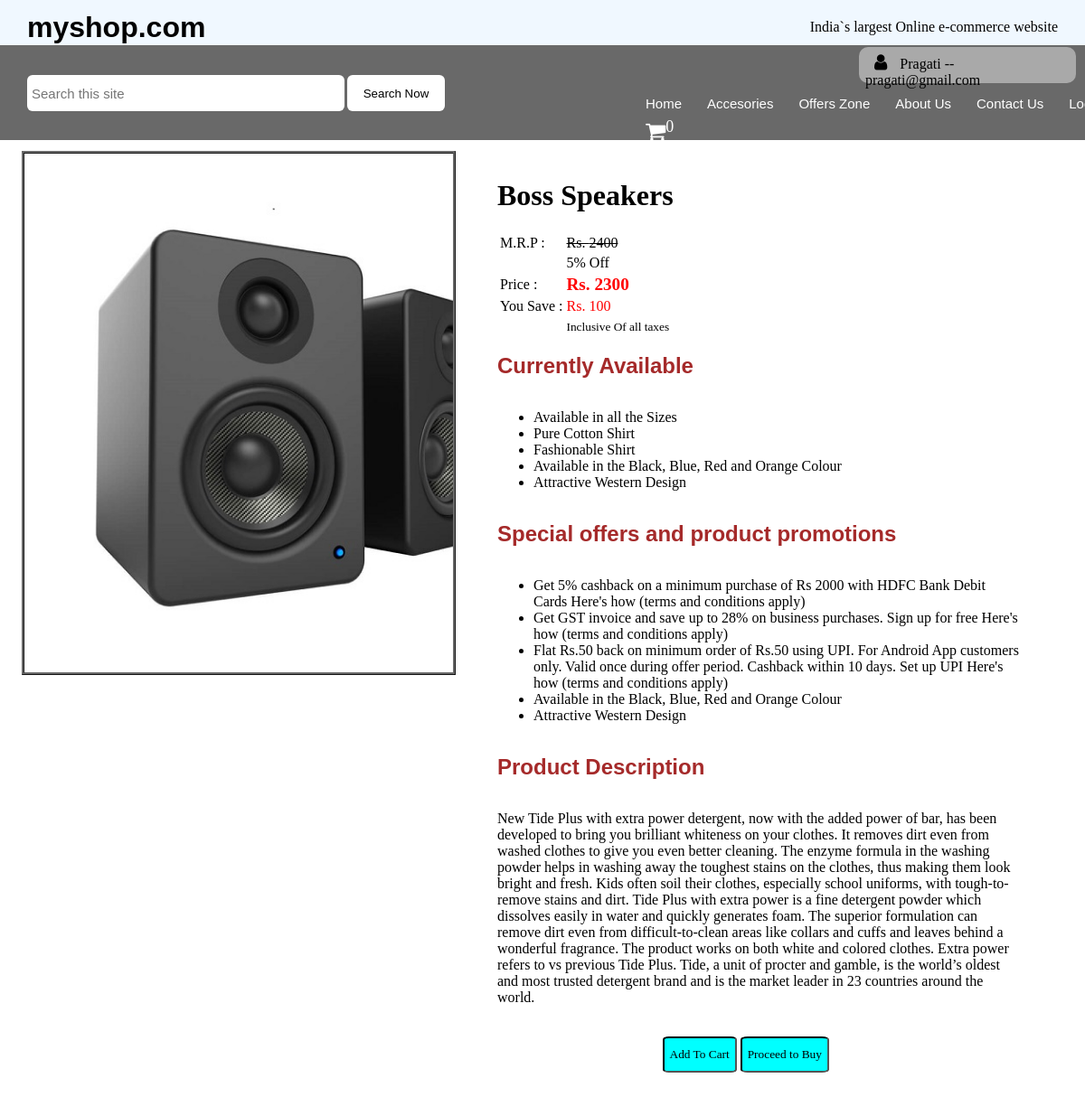
The app's page /productinfo.php?id=k1 (signed in) with its own data.
### tables this page shows
CREATE TABLE `logininfo` (
  `uname` varchar(50) NOT NULL,
  `emailadd` varchar(50) NOT NULL,
  `mobileno` bigint(15) NOT NULL,
  `location` varchar(50) NOT NULL,
  `pass` varchar(50) NOT NULL,
  `hashpass` varchar(100) NOT NULL
);

CREATE TABLE `productinfo` (
  `pid` varchar(10) NOT NULL,
  `pname` varchar(100) NOT NULL,
  `pmrp` float NOT NULL,
  `pprice` float NOT NULL,
  `psave` float NOT NULL,
  `off` int(5) NOT NULL,
  `pavailable` varchar(50) NOT NULL,
  `pla` varchar(300) NOT NULL,
  `plb` varchar(300) NOT NULL,
  `plc` varchar(300) NOT NULL,
  `pld` varchar(300) NOT NULL,
  `ple` varchar(300) NOT NULL,
  `pdesc` varchar(1000) NOT NULL,
  `pimgadd` varchar(50) NOT NULL
);

### productinfo.php (the view, shortened to what this page needs)
<?php
    $mysession = $_SESSION['emailadd'];
    $db = mysqli_connect("localhost", "root", "", "myshopdb");
    $sql = "SELECT * FROM logininfo WHERE emailadd='$mysession'";
    $records = mysqli_query($db, $sql);
    $details = mysqli_fetch_assoc($records);
?>
<?php
    $mysession1 = $_GET['id'];
    $db1 = mysqli_connect("localhost", "root", "", "myshopdb");
    $sql1 = "SELECT * FROM productinfo WHERE pid='$mysession1'";
    $records1 = mysqli_query($db1, $sql1);
    $details1 = mysqli_fetch_assoc($records1);
?>
<!DOCTYPE html>
<html>
<head>
<link rel="stylesheet" href="css2.css">
<link rel="stylesheet" href="https://cdnjs.cloudflare.com/ajax/libs/font-awesome/4.7.0/css/font-awesome.min.css">
</head>
<body>
<div id="outer-box">
<header>
<h1 id="brand-name">myshop.com</h1>
<p id="tag-lines">India`s largest Online e-commerce website</p>
</header>
<div id="white-space-header"></div>
<nav>
<div id="left-nav"><form>
<input type="search" name="search" id="search-box" placeholder="Search this site"/>
<input type="submit" value="Search Now" id="search-btn"/>
</form>
</div>
<div id="right-nav">
<div id="right-nav-upper">
    <i class="fa fa-user" style="font-size:20px; margin-right:10px; margin-left:10px;"></i>
    <?php echo $details['uname']; ?> -- <?php echo $details['emailadd']; ?>
</div>
<div id="menu">
 <ul>
    <li><a href="index.php">Home</a></li>
    <li><a href="access.php">Accesories</a></li>
    <li><a href="offer.php">Offers Zone</a></li>
    <li><a href="about.php">About Us</a></li>
    <li><a href="fcontact.php">Contact Us</a></li>
    <li><a href="logout.php">Logout</a></li>
    <li><a href="cart.php"><i class="fa fa-shopping-cart" style="font-size:24px"><span id="cartno"><sup>0</sup></span></i></a></li>
 </ul>
</div>
</div>
</nav>
<div id="white-space-nav"></div>
<div id="side-fix-div-photo"></div>
    <div id="product-desc-outer">
        <div id="product-name-div">
        <h1><?php echo $details1['pname'];  ?></h1>
        </div>
        <table>
        <tr>
        <td>M.R.P : </td>
        <td><strike>Rs. <?php echo $details1['pmrp'];  ?></strike></td>
        </tr>
        <tr>
        <td></td>
        <td><?php echo $details1['off'];  ?>% Off</td>
        </tr>
        <tr>
        <td>Price : </td>
        <td><big><b><font color="red">Rs. <?php echo $details1['pprice'];  ?></font></b></big></td>
        </tr>
        <tr>
        <td>You Save : </td>
        <td><font color="red">Rs. <?php echo $details1['psave'];  ?></font></td>
        </tr>
        <tr>
        <td></td>
        <td><small>Inclusive Of all taxes</small></td>
        </tr>
        </table>
        <br>
        <h2 id="avilablity"><?php echo $details1['pavailable'];  ?></h2>
        <br>
        <ul>
        <li><?php echo $details1['pla'];  ?></li>
        <li><?php echo $details1['plb'];  ?></li>
        <li><?php echo $details1['plc'];  ?></li>
        <li><?php echo $details1['pld'];  ?></li>
        <li><?php echo $details1['ple'];  ?></li>
        </ul>
        <br>
        <h2 id="avilablity">Special offers and product promotions</h2>
        <br>
        <ul>
        <li>Get 5% cashback on a minimum purchase of Rs 2000 with HDFC Bank Debit Cards Here's how (terms and conditions apply)</li>
        <li>Get GST invoice and save up to 28% on business purchases. Sign up for free Here's how (terms and conditions apply)</li>
        <li>Flat Rs.50 back on minimum order of Rs.50 using UPI. For Android App customers only. Valid once during offer period. Cashback within 10 days. Set up UPI Here's how (terms and conditions apply)</li>
        <li>Available in the Black, Blue, Red and Orange Colour</li>
        <li>Attractive Western Design</li>
        </ul>
        <br>
        <h2 id="avilablity">Product Description</h2>
        <br>
        <p><?php echo $details1['pdesc'];  ?>  </p>
        <br>
        <div id="fbtn">
        <button class="btn" onclick="cartadd()">Add To Cart</button>
        <button class="btn">Proceed to Buy</button>
        </div>
    </div>
</div>
</body>
</html>

### css2.css (style rules this page uses)
* { box-sizing: border-box; }
body { margin: 0px; padding: 0px; }
a { color:#323232; text-decoration:none; font-family:sans-serif; }
#outer-box { width: 100%; height: 700px; }
header { width:100%; height:50px; box-sizing:border-box; background-color: aliceblue; padding:5px; position: fixed; }
#white-space-header { width:100%; height:50px; box-sizing:border-box; padding:5px; }
#brand-name { float:left; padding:0; margin:0; font-family:sans-serif; margin-top:7px; margin-left:25px; }
#tag-lines { float:right; font-family:calibri; margin-right:25px; }
nav { width:100%; height:105px; z-index: 1; position: fixed; box-sizing:border-box; background-color: dimgrey; }
#left-nav { width:50%; height:105px; float: left; z-index: 1; box-sizing:border-box; background-color: dimgrey; padding:30px; }
#right-nav { width:50%; height:105px; z-index: 1; float: left; box-sizing:border-box; background-color: dimgrey; }
#right-nav-upper { width:40%; height:40px; z-index: 1; float: right; margin-top: 2px; margin-right: 10px; border-radius: 10px; background-color: darkgray; padding: 7px; }
#white-space-nav { width:100%; height:105px; box-sizing:border-box; padding:5px; }
#search-box { width:65%; height:40px; border-style:none; box-sizing:border-box; float:left; border-radius: 6px; padding:5px; font-size:15px; margin-top:3px; }
#search-btn { border-style:none; height:40px; width:20%; box-sizing:border-box; float:left; border-radius: 6px; margin-left:3px; background-color:white; margin-top:3px; }
#menu { width:100%; height:45px; margin-left:15%; float: left; }
#menu ul { display:block; list-style:none; padding:9px 0 0 10px; margin:0px; }
#menu ul li a { height:30px; display:block; padding:0px 10px 0 10px; margin:0 4px 0 4px; float:left; text-align:center; color:#fff; font-size:15px; line-height:27px; }
#menu ul li { display:inline; padding:0px; margin:0px; height:27px; }
#product-desc-outer { width: 50%; height: auto; float: right; margin: 5%; margin-top: 1%; padding: 10px; }
#avilablity { color: brown; font-family: sans-serif; margin: 0px; }
#cartno { margin: 0px; padding: 0px; font-size: 90%; }
#fbtn { height: 100px; width: 215px; margin: 0 auto; }
.btn { height:40px; width: 6opx; font-family: cursive; background-color: aqua; border-style: inset; border-radius: 8%; }

### records on screen
logininfo: uname "Pragati", emailadd "pragati@gmail.com"
productinfo: pname "Boss Speakers", pmrp "2400", off "5", pprice "2300", psave "100", pavailable "Currently Available", pla "Available in all the Sizes", plb "Pure Cotton Shirt", plc "Fashionable Shirt", pld "Available in the Black, Blue, Red and Orange Colour", ple "Attractive Western Design", pdesc "New Tide Plus with extra power detergent, now with the added power of bar, has been developed to bring you brilliant whiteness on your clothes. It removes dirt even from washed clothes to give you even better cleaning. The enzyme formula in the washing powder helps in washing away the toughest stains on the clothes, thus making them look bright and fresh. Kids often soil their clothes, especially school uniforms, with tough-to-remove stains and dirt. Tide Plus with extra power is a fine detergent powder which dissolves easily in water and quickly generates foam. The superior formulation can remove dirt even from difficult-to-clean areas like collars and cuffs and leaves behind a wonderful…"
